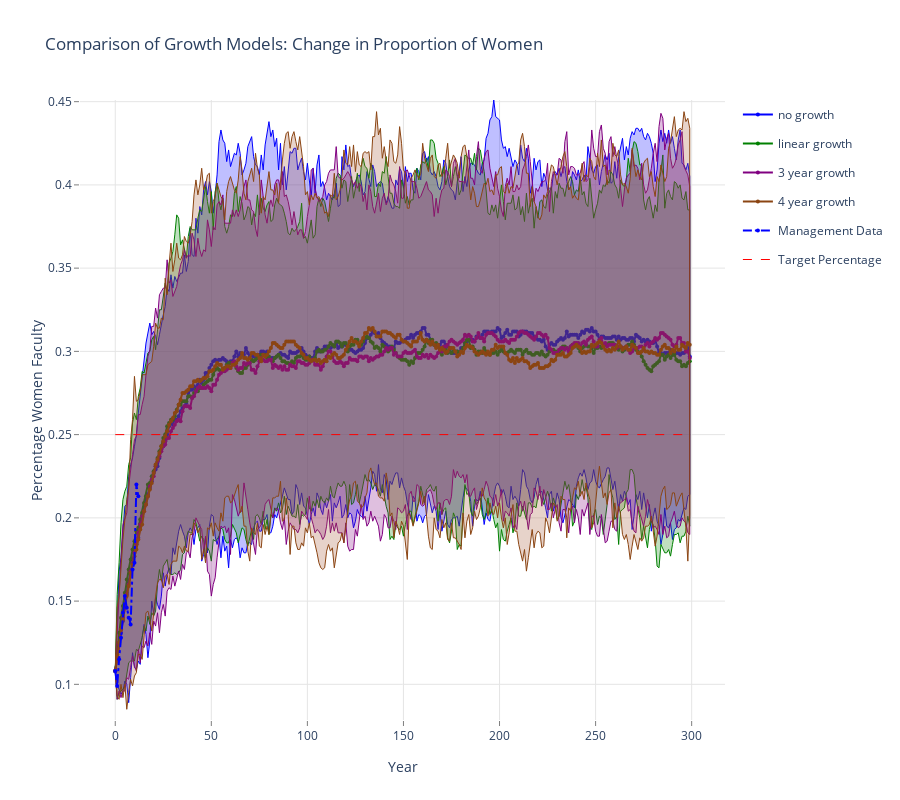

The notebook cell saved with this chart:
### Markdown cell above
## Comparison of Model 3 Growth Models: Change in Proportion of Women

### Code cell
data = []
linecolors = ['rgb(0,0,255)', 'rgb(0,128,0)', 'rgb(128,0,128)', 'rgb(139,69,19)']
fillcolors = ['rgba(0,0,255,0.25)', 'rgba(0,128,0,0.25)', 'rgba(128,0,128,0.25)', 'rgba(160,82,45,0.25)']
legend_labels = ['no growth', 'linear growth', '3 year growth', '4 year growth']

for k,v in enumerate(results.mlist):
    data.append(go.Scatter(
        x=np.append(v.summary_matrix['yr'], v.summary_matrix['yr'].values[::-1]),
        y=np.append(v.summary_matrix['fpct_975'], v.summary_matrix['fpct_025'].values[::-1]),
        fill='tozerox',
        fillcolor=fillcolors[k],
        line=dict(color=linecolors[k],
                 width=1),
        legendgroup=legend_labels[k],
        showlegend=False,
        mode='lines',
        name=legend_labels[k],
    ))

    data.append(go.Scatter(
        x=v.summary_matrix['yr'],
        y=v.summary_matrix['fpct_avg'],
        line=dict(color=linecolors[k],
                 width=2),
        legendgroup=legend_labels[k],
        showlegend=True,
        marker=dict(
            size=4),
        mode='lines+markers',
        name=legend_labels[k],
    ))


data.append(go.Scatter(
    x=v.summary_matrix['yr'], 
    y=v.summary_matrix['act_fpct'],
    line=dict(color='blue',
             dash='dashdot'),
    name='Management Data',
    mode='lines+markers',
    marker=dict(
        size=4),

))

data.append(go.Scatter(
    x=v.summary_matrix['yr'], 
    y=np.repeat(v.target_female_percentage, len(v.summary_matrix['yr'])),
    line=dict(color='red',
             dash='dash',
             width=1),
    name='Target Percentage',
    mode='lines',
))
    
layout = go.Layout(
    title='Comparison of Growth Models: Change in Proportion of Women',
    height=800,
    width=900,
    paper_bgcolor='rgb(255,255,255)',
    plot_bgcolor='rgb(255,255,255)',
    xaxis=dict(
        visible=True,
        title='Year',
        gridcolor='rgb(229,229,229)',
        showgrid=True,
        showline=True,
        showticklabels=True,
        tickcolor='rgb(127,127,127)',
        ticks='outside',
        zeroline=False
    ),
    yaxis=dict(
        title='Percentage Women Faculty',
        gridcolor='rgb(229,229,229)',
        showgrid=True,
        showline=True,
        showticklabels=True,
        tickcolor='rgb(127,127,127)',
        ticks='outside',
        zeroline=False
    ),
)
fig = go.Figure(data=data, layout=layout)
plotly.offline.iplot(fig, filename= 'shaded_lines')

# export image for ingestion to pdf file.
# if not os.path.exists('images'):
#     os.mkdir('images')
# pio.write_image(fig, 'images/change_in_percentage_faculty_women.png')

### Figure 1 — Plotly figure (JSON) as saved in the notebook; plotly's stock layout.template omitted (floating-point values rounded to 4 significant figures; data arrays with more than 128 entries replaced by an {"elided": "..."} marker saying what was removed)
{"data": [{"fill": "tozerox", "fillcolor": "rgba(0,0,255,0.25)", "legendgroup": "no growth", "line": {"color": "rgb(0,0,255)", "width": 1}, "mode": "lines", "name": "no growth", "showlegend": false, "type": "scatter", "x": {"elided": "600 int values"}, "y": {"elided": "600 float values"}}, {"legendgroup": "no growth", "line": {"color": "rgb(0,0,255)", "width": 2}, "marker": {"size": 4}, "mode": "lines+markers", "name": "no growth", "showlegend": true, "type": "scatter", "x": {"elided": "300 int values"}, "y": {"elided": "300 float values"}}, {"fill": "tozerox", "fillcolor": "rgba(0,128,0,0.25)", "legendgroup": "linear growth", "line": {"color": "rgb(0,128,0)", "width": 1}, "mode": "lines", "name": "linear growth", "showlegend": false, "type": "scatter", "x": {"elided": "600 int values"}, "y": {"elided": "600 float values"}}, {"legendgroup": "linear growth", "line": {"color": "rgb(0,128,0)", "width": 2}, "marker": {"size": 4}, "mode": "lines+markers", "name": "linear growth", "showlegend": true, "type": "scatter", "x": {"elided": "300 int values"}, "y": {"elided": "300 float values"}}, {"fill": "tozerox", "fillcolor": "rgba(128,0,128,0.25)", "legendgroup": "3 year growth", "line": {"color": "rgb(128,0,128)", "width": 1}, "mode": "lines", "name": "3 year growth", "showlegend": false, "type": "scatter", "x": {"elided": "600 int values"}, "y": {"elided": "600 float values"}}, {"legendgroup": "3 year growth", "line": {"color": "rgb(128,0,128)", "width": 2}, "marker": {"size": 4}, "mode": "lines+markers", "name": "3 year growth", "showlegend": true, "type": "scatter", "x": {"elided": "300 int values"}, "y": {"elided": "300 float values"}}, {"fill": "tozerox", "fillcolor": "rgba(160,82,45,0.25)", "legendgroup": "4 year growth", "line": {"color": "rgb(139,69,19)", "width": 1}, "mode": "lines", "name": "4 year growth", "showlegend": false, "type": "scatter", "x": {"elided": "600 int values"}, "y": {"elided": "600 float values"}}, {"legendgroup": "4 year growth", "line": {"color": "rgb(139,69,19)", "width": 2}, "marker": {"size": 4}, "mode": "lines+markers", "name": "4 year growth", "showlegend": true, "type": "scatter", "x": {"elided": "300 int values"}, "y": {"elided": "300 float values"}}, {"line": {"color": "blue", "dash": "dashdot"}, "marker": {"size": 4}, "mode": "lines+markers", "name": "Management Data", "type": "scatter", "x": {"elided": "300 int values"}, "y": {"elided": "300 float values"}}, {"line": {"color": "red", "dash": "dash", "width": 1}, "mode": "lines", "name": "Target Percentage", "type": "scatter", "x": {"elided": "300 int values"}, "y": {"elided": "300 float values"}}], "layout": {"height": 800, "paper_bgcolor": "rgb(255,255,255)", "plot_bgcolor": "rgb(255,255,255)", "title": {"text": "Comparison of Growth Models: Change in Proportion of Women"}, "width": 900, "xaxis": {"gridcolor": "rgb(229,229,229)", "showgrid": true, "showline": true, "showticklabels": true, "tickcolor": "rgb(127,127,127)", "ticks": "outside", "title": {"text": "Year"}, "visible": true, "zeroline": false}, "yaxis": {"gridcolor": "rgb(229,229,229)", "showgrid": true, "showline": true, "showticklabels": true, "tickcolor": "rgb(127,127,127)", "ticks": "outside", "title": {"text": "Percentage Women Faculty"}, "zeroline": false}}}
